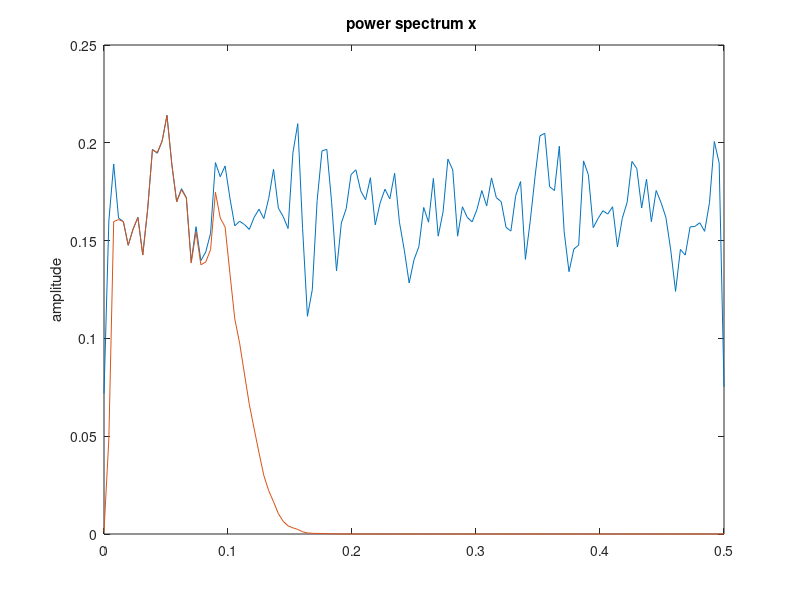
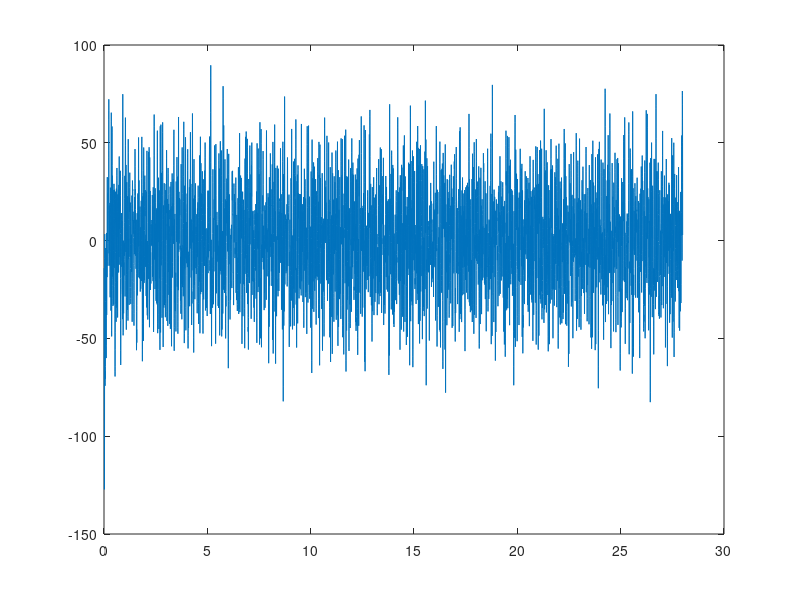

Recreate these plots in MATLAB, in order.
clear all
close all
clc

%% Generation parameters
fsamp=4e2;
dt=1/fsamp;

Tfin=28;
N=floor(Tfin*fsamp);

f_pass=2;
f_stop=50;

RMS_output=25;


%===============================PROCESSING=============================
%% Sample noise
disp('Sampling noise...')
ng_vec=rand(N,1)-0.5;

%% create filter
disp('Design bandpass...')
fny=fsamp/2;
w_lowpass=f_pass/fny;
w_highstop=f_stop/fny;

[b,a]=butter(4,[w_lowpass,w_highstop]);

%% filter noise
disp('Broadband filtering...')
ng_vec_filt=filtfilt(b,a,ng_vec);

%% And smooth
%wndw = 2;                                      %# sliding window size
%ng_vec_filt = filter(ones(wndw,1)/wndw, 1, ng_vec_filt);


 figure
 pwelch(ng_vec)
 hold all
 pwelch(ng_vec_filt)

%% scale signal
disp('Adjust amplitude...')
RMS_ng_filt=rms(ng_vec_filt);
ng_ZN=ng_vec_filt./RMS_ng_filt;

sig_out=RMS_output.*ng_ZN;

%% Transition set
dg=input('Insert transition window?...(y/n)','s')
if strcmp(dg,'y')
  disp('---->Transitioning...')
  fin=tukeywin(N,0.25);
  sig_out=sig_out.*fin;
end



 figure
 plot([1:N].*dt,sig_out)



%% move folder
gendir=cd;
simdir=gendir(1:end-15);
cd(simdir)

%% write file
fnam='drive_sig.dat';
disp(strcat('Saving output to: ',fnam,' ...'))
dlmwrite(fnam,sig_out);
cd(gendir)
